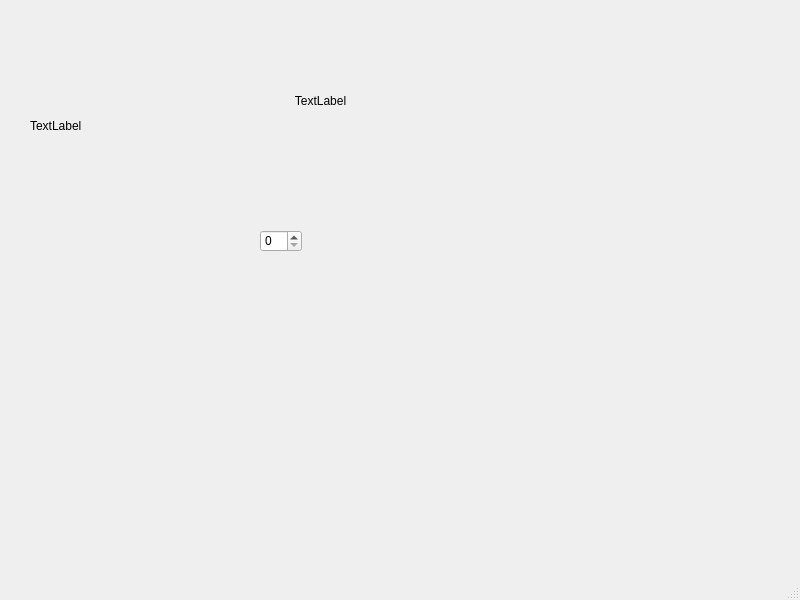
<?xml version="1.0" encoding="UTF-8"?>
<ui version="4.0">
 <class>MainWindow</class>
 <widget class="QMainWindow" name="MainWindow">
  <property name="geometry">
   <rect>
    <x>0</x>
    <y>0</y>
    <width>800</width>
    <height>600</height>
   </rect>
  </property>
  <property name="windowTitle">
   <string>MainWindow</string>
  </property>
  <widget class="QWidget" name="centralwidget">
   <widget class="QLabel" name="label">
    <property name="geometry">
     <rect>
      <x>0</x>
      <y>0</y>
      <width>181</width>
      <height>181</height>
     </rect>
    </property>
    <property name="styleSheet">
     <string notr="true">background-image: url(:/icon/images/pattern.png);
background-repeat: false;</string>
    </property>
    <property name="text">
     <string/>
    </property>
   </widget>
   <widget class="QLabel" name="label_2">
    <property name="geometry">
     <rect>
      <x>220</x>
      <y>60</y>
      <width>201</width>
      <height>81</height>
     </rect>
    </property>
    <property name="styleSheet">
     <string notr="true">border-image: url(:/icon/images/border.png);</string>
    </property>
    <property name="text">
     <string>TextLabel</string>
    </property>
    <property name="alignment">
     <set>Qt::AlignmentFlag::AlignCenter</set>
    </property>
   </widget>
   <widget class="QLabel" name="label_3">
    <property name="geometry">
     <rect>
      <x>30</x>
      <y>70</y>
      <width>141</width>
      <height>111</height>
     </rect>
    </property>
    <property name="styleSheet">
     <string notr="true">image: url(:/icon/images/setting.png);
image-position: right;
</string>
    </property>
    <property name="text">
     <string>TextLabel</string>
    </property>
   </widget>
   <widget class="QSpinBox" name="spinBox">
    <property name="geometry">
     <rect>
      <x>260</x>
      <y>230</y>
      <width>42</width>
      <height>22</height>
     </rect>
    </property>
   </widget>
  </widget>
  <widget class="QMenuBar" name="menubar">
   <property name="geometry">
    <rect>
     <x>0</x>
     <y>0</y>
     <width>800</width>
     <height>22</height>
    </rect>
   </property>
  </widget>
  <widget class="QStatusBar" name="statusbar"/>
 </widget>
 <resources/>
 <connections/>
</ui>
